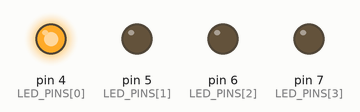
This sketch was run on a simulated Arduino Uno, built with avr-gcc and run on an emulated ATmega328P. Parts: output pins drawn as LEDs (lit = HIGH).

Above: at 0.09 s.
At 0.81 s:
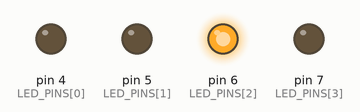
At 1.35 s:
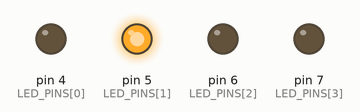
At 2.79 s:
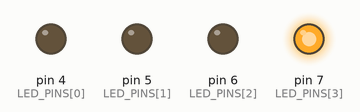
Timing chart, 0 to 3.1 s (numbered marks = the images above):
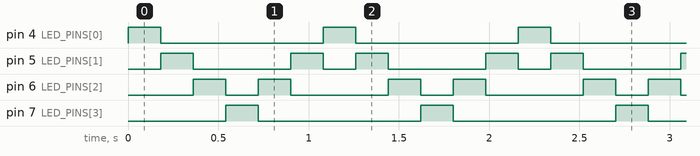

The sketch:

04_four_led_bounce.ino
```cpp
// InnoBees STEM Lab - Four LED Bounce
// D4, D5, D6 and D7 each drive one resistor-and-LED branch.

const int LED_PINS[] = {4, 5, 6, 7};
const int LED_COUNT = 4;
const int STEP_TIME_MS = 180;

void showOnly(int activeIndex) {
  for (int index = 0; index < LED_COUNT; index++) {
    digitalWrite(LED_PINS[index], index == activeIndex ? HIGH : LOW);
  }
}

void setup() {
  for (int index = 0; index < LED_COUNT; index++) {
    pinMode(LED_PINS[index], OUTPUT);
  }
}

void loop() {
  for (int index = 0; index < LED_COUNT; index++) {
    showOnly(index);
    delay(STEP_TIME_MS);
  }

  // Skip both end LEDs because they were already shown.
  for (int index = LED_COUNT - 2; index > 0; index--) {
    showOnly(index);
    delay(STEP_TIME_MS);
  }
}
```

Measured:
- by itself, pin 4 (LED_PINS[0]), pin 7 (LED_PINS[3]): alternates HIGH for 0.18 s and LOW for 0.90 s
- by itself, pin 5 (LED_PINS[1]): repeats every 1.1 s: LOW 0.54 s, HIGH 0.18 s, LOW 0.18 s, HIGH 0.18 s
- by itself, pin 6 (LED_PINS[2]): repeats every 1.1 s: LOW 0.18 s, HIGH 0.18 s, LOW 0.54 s, HIGH 0.18 s
